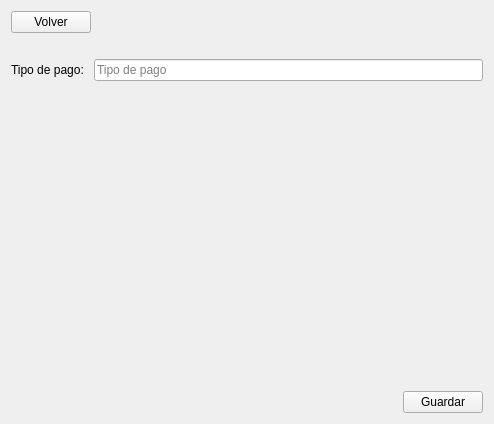
<?xml version="1.0" encoding="UTF-8"?>
<ui version="4.0">
 <class>pagosForm</class>
 <widget class="QWidget" name="pagosForm">
  <property name="geometry">
   <rect>
    <x>0</x>
    <y>0</y>
    <width>494</width>
    <height>424</height>
   </rect>
  </property>
  <property name="windowTitle">
   <string>Form</string>
  </property>
  <property name="styleSheet">
   <string notr="true"/>
  </property>
  <layout class="QVBoxLayout" name="verticalLayout">
   <item>
    <layout class="QHBoxLayout" name="horizontalLayout">
     <item>
      <widget class="QPushButton" name="bt_back">
       <property name="cursor">
        <cursorShape>PointingHandCursor</cursorShape>
       </property>
       <property name="text">
        <string>Volver</string>
       </property>
       <property name="icon">
        <iconset>
         <normaloff>images/back-arrow.svg</normaloff>images/back-arrow.svg</iconset>
       </property>
       <property name="iconSize">
        <size>
         <width>32</width>
         <height>32</height>
        </size>
       </property>
      </widget>
     </item>
     <item>
      <spacer name="horizontalSpacer">
       <property name="orientation">
        <enum>Qt::Horizontal</enum>
       </property>
       <property name="sizeHint" stdset="0">
        <size>
         <width>40</width>
         <height>20</height>
        </size>
       </property>
      </spacer>
     </item>
    </layout>
   </item>
   <item>
    <widget class="QPushButton" name="bt_title">
     <property name="minimumSize">
      <size>
       <width>0</width>
       <height>0</height>
      </size>
     </property>
     <property name="layoutDirection">
      <enum>Qt::RightToLeft</enum>
     </property>
     <property name="styleSheet">
      <string notr="true">background-color: rgba(255, 255, 255, 0);
border: none;</string>
     </property>
     <property name="text">
      <string/>
     </property>
     <property name="icon">
      <iconset>
       <normaloff>images/credit-card white.svg</normaloff>images/credit-card white.svg</iconset>
     </property>
     <property name="iconSize">
      <size>
       <width>100</width>
       <height>100</height>
      </size>
     </property>
    </widget>
   </item>
   <item>
    <layout class="QHBoxLayout" name="horizontalLayout_2" stretch="1,8">
     <item>
      <widget class="QLabel" name="label_2">
       <property name="text">
        <string>Tipo de pago: </string>
       </property>
      </widget>
     </item>
     <item>
      <widget class="QLineEdit" name="lineEdit">
       <property name="placeholderText">
        <string>Tipo de pago</string>
       </property>
      </widget>
     </item>
    </layout>
   </item>
   <item>
    <spacer name="verticalSpacer_2">
     <property name="orientation">
      <enum>Qt::Vertical</enum>
     </property>
     <property name="sizeHint" stdset="0">
      <size>
       <width>20</width>
       <height>40</height>
      </size>
     </property>
    </spacer>
   </item>
   <item>
    <layout class="QHBoxLayout" name="horizontalLayout_3">
     <item>
      <spacer name="horizontalSpacer_2">
       <property name="orientation">
        <enum>Qt::Horizontal</enum>
       </property>
       <property name="sizeHint" stdset="0">
        <size>
         <width>40</width>
         <height>20</height>
        </size>
       </property>
      </spacer>
     </item>
     <item>
      <widget class="QPushButton" name="bt_save">
       <property name="cursor">
        <cursorShape>PointingHandCursor</cursorShape>
       </property>
       <property name="text">
        <string>Guardar</string>
       </property>
       <property name="icon">
        <iconset>
         <normaloff>images/save.svg</normaloff>images/save.svg</iconset>
       </property>
       <property name="iconSize">
        <size>
         <width>32</width>
         <height>32</height>
        </size>
       </property>
      </widget>
     </item>
    </layout>
   </item>
  </layout>
 </widget>
 <resources/>
 <connections/>
</ui>
